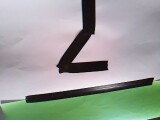
#> input picture OBR/linux-bats/bats/fotos/foto.jpg, 160 x 120 px
$ python convert_jpg_txt.py foto.jpg
#> lines starting #> are read from the running program, lines starting #| are printed output that depends on the picture
#!/usr/bin/env python3
"""
Versão ultra-rápida - apenas com PIL (sem numpy/opencv)
"""

from PIL import Image
import sys
import os
import time

# Cores aproximadas
def cor_para_caractere(r, g, b):
    # Branco
    if r > 200 and g > 200 and b > 200:
        return 'W'
    # Preto
    if r < 50 and g < 50 and b < 50:
        return 'P'
    # Vermelho (predomina vermelho)
    if r > g + 30 and r > b + 30:
        return 'R'
    # Verde (predomina verde)
    if g > r + 30 and g > b + 30:
        return 'G'
    # Azul (predomina azul)
    if b > r + 30 and b > g + 30:
        return 'B'
    # Padrão: preto
    return 'P'

def converter_rapido(caminho_imagem, largura=32, altura=18):
    """Conversão rápida sem numpy"""
#> called with caminho_imagem = 'foto.jpg', largura = 32, altura = 18
    img = Image.open(caminho_imagem)
#> img is the input picture: PIL image 160x120 RGB; mean R, G, B 156.6, 161.6, 155.8
    img = img.resize((largura, altura), Image.Resampling.LANCZOS)
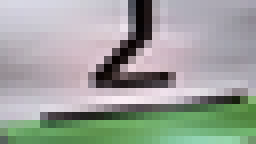
#> img: PIL image 32x18 RGB (shown 8 times larger); mean R, G, B 156.6, 161.7, 155.8

    if img.mode != 'RGB':
        img = img.convert('RGB')

    pixels = img.load()

    matriz = []
    for y in range(altura):
        linha = []
        for x in range(largura):
            r, g, b = pixels[x, y]
            linha.append(cor_para_caractere(r, g, b))
        matriz.append(''.join(linha))
#> after the loop, matriz = 18 items

    return matriz

if __name__ == "__main__":
    if len(sys.argv) < 2:
        print("Uso: python3 ascii_rapido.py <imagem>")
        sys.exit(1)

    inicio = time.time()
    matriz = converter_rapido(sys.argv[1], 32, 18)
#> matriz = 18 items
    fim = time.time()

    print(f"\n⏱️  Processado em {(fim-inicio)*1000:.0f} ms\n")
    print("="*32)
    for linha in matriz:
        print(linha)
#> this loop made 18 passes
#> linha on passes 1 to 12: 'WWWWWWWWWWWWWPPWPPPPPPPPPPPPPPPP', 'WWWWWWWWWWWPPPPPPPPPPPPPPPPPPPPP', 'WWWWWWWWWWWPPPPWPPPPPPPPPPPPPPPP', 'PPPPPWWWWWWWWWWWPPPPPPPPPPPPPPPP', 'PPPPPPPPPPPWWWWPPPPPWPPPPPPPPPPP', 'PPPPPPPPPPPPPPPPPPPPPPPPPPPPPPPP', 'PPPPPPPPPPPPPPPPPPWPPPPPPPPPPPPP', 'PPPPPPPPPPPPPPPPPWPPPPPPPPPPPPPP', 'PPPPPPPPPPPPPPPPWPPPPPPPPPPPPPPP', 'PPPPPPPPPPPPPPPPPPPPPPPPPPPPPPPP', 'PPPPPPPPPPPPPPPPPPPPPPPPPPPPPPPP', 'PPPPPPPPPPPPPPPPPWWWWWWWWWWPPPPP'
#| WWWWWWWWWWWWWPPWPPPPPPPPPPPPPPPP
#| WWWWWWWWWWWPPPPPPPPPPPPPPPPPPPPP
#| WWWWWWWWWWWPPPPWPPPPPPPPPPPPPPPP
#| PPPPPWWWWWWWWWWWPPPPPPPPPPPPPPPP
#| PPPPPPPPPPPWWWWPPPPPWPPPPPPPPPPP
#| PPPPPPPPPPPPPPPPPPPPPPPPPPPPPPPP
#| PPPPPPPPPPPPPPPPPPWPPPPPPPPPPPPP
#| PPPPPPPPPPPPPPPPPWPPPPPPPPPPPPPP
#> (further printed lines are left out)
    print("="*32)

$ run again, on OBR/linux-bats/bats/fotos/teste2.jpg
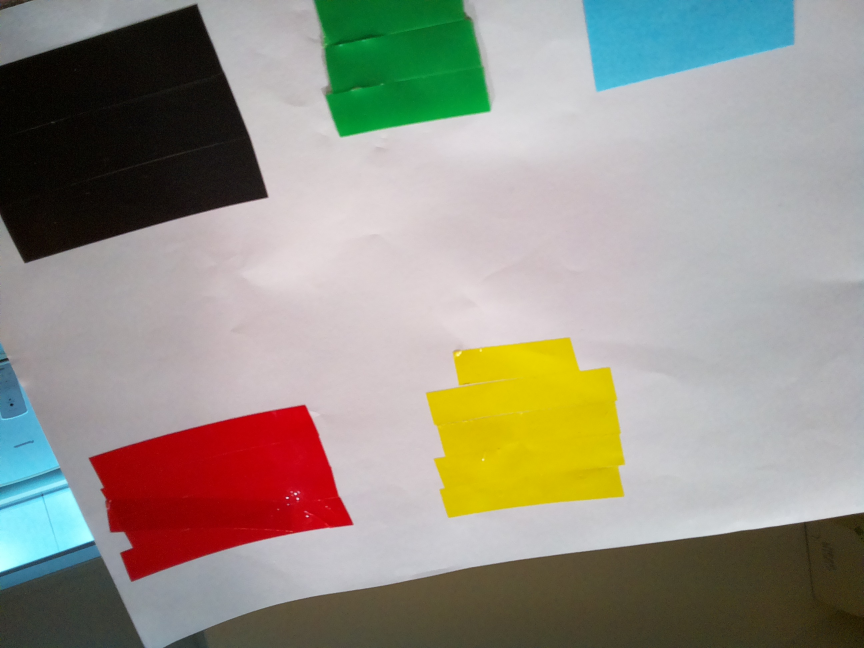
#> input picture OBR/linux-bats/bats/fotos/teste2.jpg, 2592 x 1944 px (shown at 1/3 size)
#> in converter_rapido, img is the input picture: PIL image 2592x1944 RGB; mean R, G, B 150.6, 146.6, 135.2
#> in converter_rapido, `img = img.resize((largura, altura), Image.Resampling.LANCZOS)`:
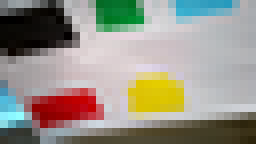
#> img: PIL image 32x18 RGB (shown 8 times larger); mean R, G, B 150.7, 146.8, 135.5
#> after the loop in converter_rapido, `for y in range(altura):`: matriz = 18 items
#> the loop `for linha in matriz:` made 18 passes
#> linha on passes 1 to 8: 'PPPPPPPPPPPPGGGGGPWPPPBPBBBBBPPP', 'PPPPPPPPPPPPGGGGGGWPWPBBBPPPPPPP', 'PPPPPPPPPWPPGGGGGGPWWWPPPPPPPPPP', 'PPPPPPPPPPWWGGGGPPWWWWWWPPPPPPPP', 'PPPPPPPPPPWWWWWWWWWWWPPPPPPPPPPP', 'PPPPPPPPPPWWWWWWWPPPPPPPPPPPPPPP', 'PPPPPPPPPWWWWWWWPPPPPPPPPPPPPPPP', 'PPPPPPPPPWWWWWWWWWPPPPPPPPPPPPPP'
#> (printed output is left out)
